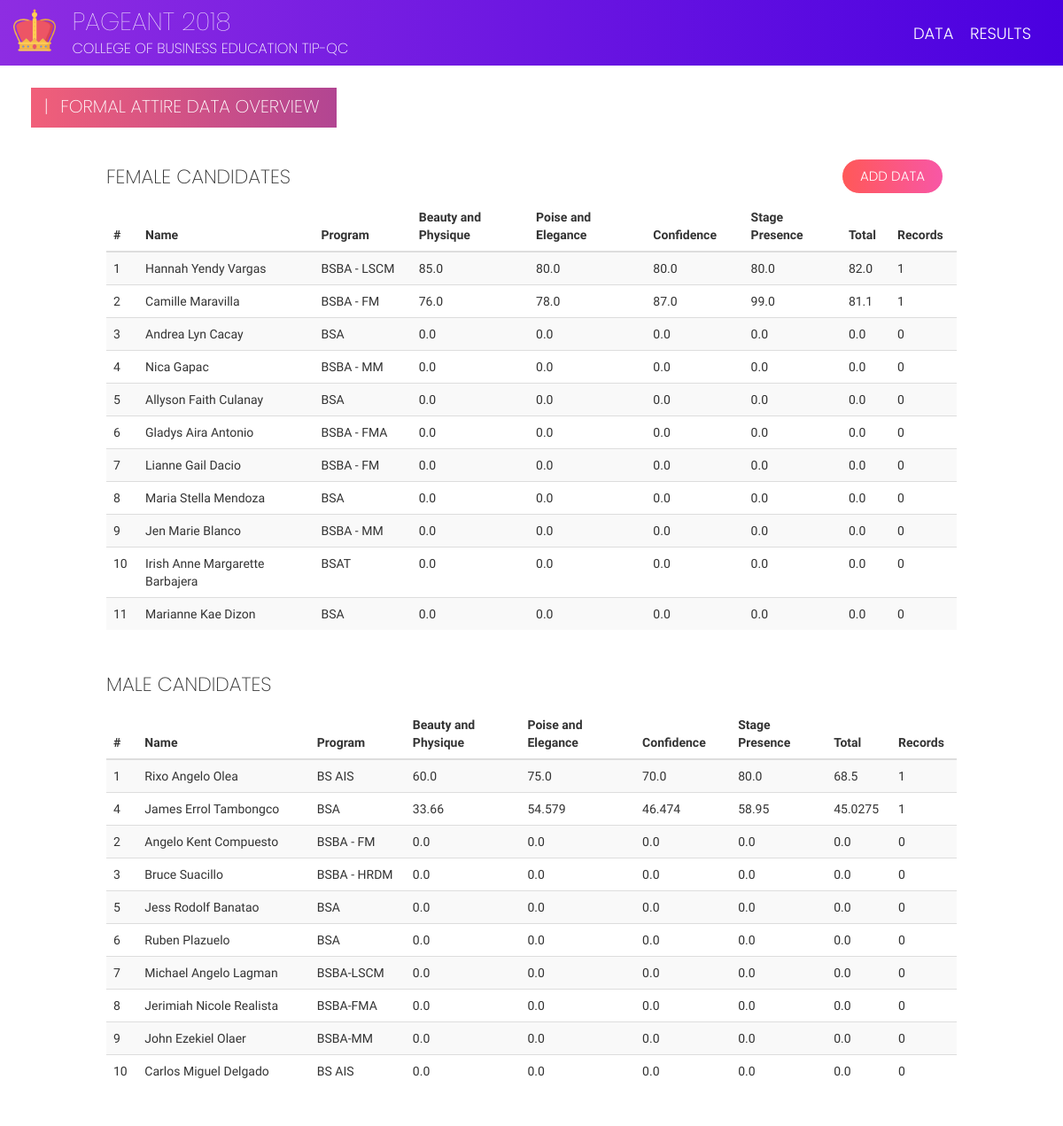
The page /candidates/formal_attire/ (signed in) on the database as committed earlier.
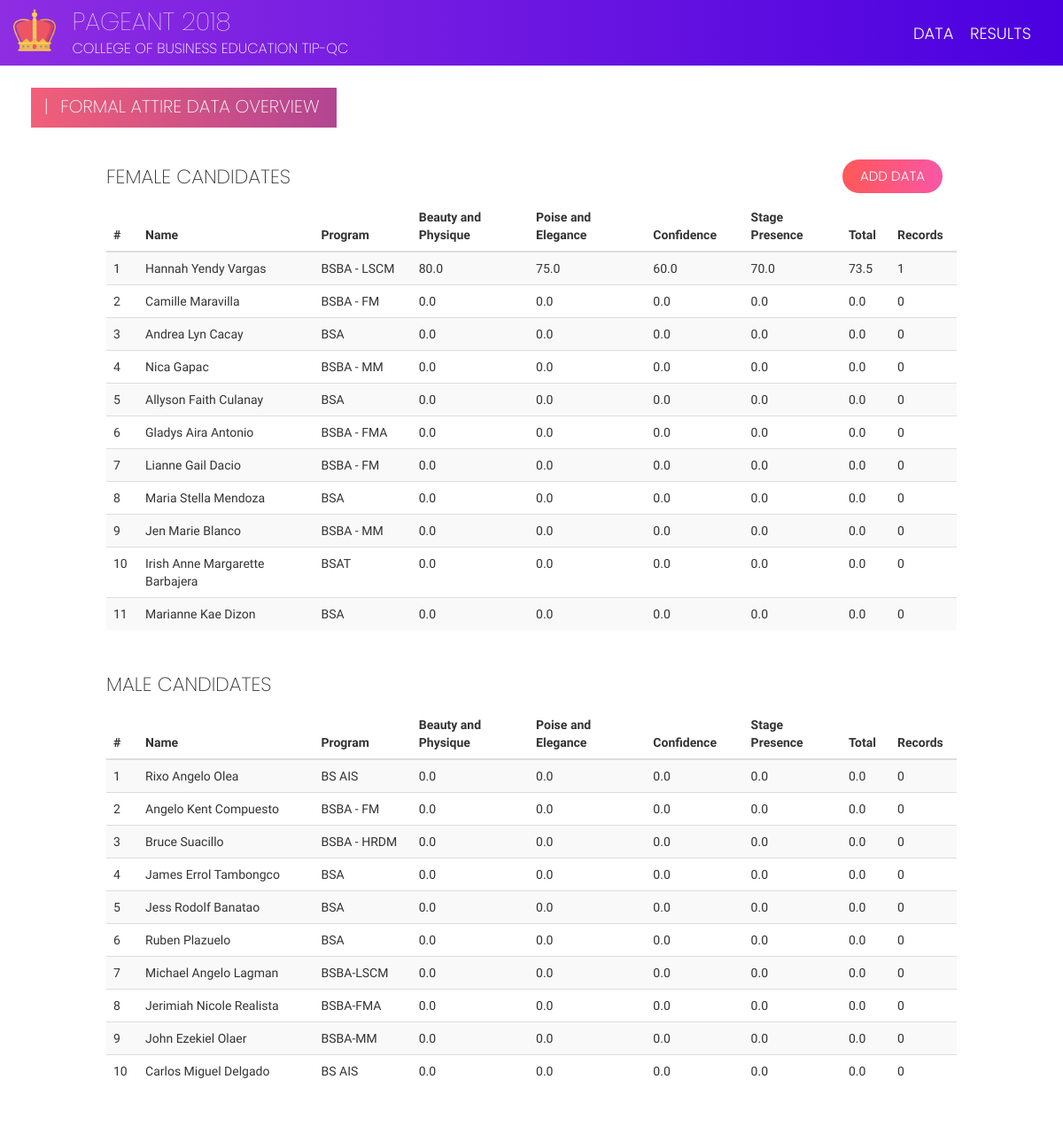
The same page on the database as committed later.
### candidates/models.py (models this page shows, shortened)
class FormalAttireTotal(models.Model):
    candidate = models.OneToOneField(Candidate, on_delete=models.CASCADE)
    beauty_and_physique = models.FloatField(validators=[MaxValueValidator(100), MinValueValidator(0)])
    poise_and_elegance = models.FloatField(validators=[MaxValueValidator(100), MinValueValidator(0)])
    confidence = models.FloatField(validators=[MaxValueValidator(100), MinValueValidator(0)])
    stage_presence = models.FloatField(validators=[MaxValueValidator(100), MinValueValidator(0)])
    total = models.FloatField(null=True)
    votes = models.IntegerField(default=0)

class Candidate(models.Model):
    idx = models.IntegerField(null=True)
    picture = models.ImageField(default="default.png")
    first_name = models.CharField(max_length=50)
    last_name = models.CharField(max_length=50)
    program = models.CharField(max_length=50)
    sex = models.CharField(max_length=8, choices=(('Male', 'Male'), ('Female', 'Female')))
    order = models.IntegerField(null=True)
    class Meta:
        ordering = ('idx', 'sex')

### candidates/views.py (the view)
# urls.py: path('formal_attire/', views.formal_attire_overview, name='formal_attire_overview'),
@login_required(login_url='admin:login')
def formal_attire_overview(request):
    data = FormalAttireTotal.objects.all().order_by('-total')
    return render(request, 'candidates/formal_attire_overview.html', {'data': data})

### candidates/templates/candidates/formal_attire_overview.html
{% extends 'add.html' %}
{% load static %}
{% block form %}
<link href="{% static 'css/add.css' %}" rel="stylesheet"/>
<div class="page-label-box">
    <h2 class="page-label">|<span style="padding-right: 8px;">  </span>Formal Attire Data Overview</h2>
</div>
<a id="btn-transact" class="btn btn-x btn-t-x" href="{% url 'candidates:formal_attire_list' %}">Add Data</a>
<div class="row" id="table-content">
    <h3 class="table-label-x">Female Candidates</h3>
    <table class="table table-striped">
        <thead>
        <tr>
            <th scope="col" style="width: 3%;">#</th>
            <th scope="col" style="width: 18%;">Name</th>
            <th scope="col" style="width: 10%;">Program</th>
            <th scope="col" style="width: 12%;">Beauty and Physique</th>
            <th scope="col" style="width: 12%;">Poise and Elegance</th>
            <th scope="col" style="width: 10%;">Confidence</th>
            <th scope="col" style="width: 10%;">Stage Presence</th>
            <th scope="col" style="width: 5%;">Total</th>
            <th scope="col" style="width: 5%;">Records</th>
        </tr>
        </thead>
        <tbody>
        {% for each in data %}
        {% if each.candidate.sex == 'Female' %}
        <tr>
            <th scope="row">{{ each.candidate.idx }}</th>
            <td>{{ each.candidate.first_name }}<span> </span>{{ each.candidate.last_name }}</td>
            <td>{{ each.candidate.program }}</td>
            <td>{{ each.beauty_and_physique }}</td>
            <td>{{ each.poise_and_elegance }}</td>
            <td>{{ each.confidence }}</td>
            <td>{{ each.stage_presence }}</td>
            <td>{{ each.total }}</td>
            <td>{{ each.votes }}</td>
        </tr>
        {% endif %}
        {% endfor %}
        </tbody>
    </table>
    <h3 class="table-label-x table-label-male">Male Candidates</h3>
    <table class="table table-striped">
        <thead>
        <tr>
            <th scope="col" style="width: 3%;">#</th>
            <th scope="col" style="width: 18%;">Name</th>
            <th scope="col" style="width: 10%;">Program</th>
            <th scope="col" style="width: 12%;">Beauty and Physique</th>
            <th scope="col" style="width: 12%;">Poise and Elegance</th>
            <th scope="col" style="width: 10%;">Confidence</th>
            <th scope="col" style="width: 10%;">Stage Presence</th>
            <th scope="col" style="width: 5%;">Total</th>
            <th scope="col" style="width: 5%;">Records</th>
        </tr>
        </thead>
        <tbody>
        {% for each in data %}
        {% if each.candidate.sex == 'Male' %}
        <tr>
            <th scope="row">{{ each.candidate.idx }}</th>
            <td>{{ each.candidate.first_name }}<span> </span>{{ each.candidate.last_name }}</td>
            <td>{{ each.candidate.program }}</td>
            <td>{{ each.beauty_and_physique }}</td>
            <td>{{ each.poise_and_elegance }}</td>
            <td>{{ each.confidence }}</td>
            <td>{{ each.stage_presence }}</td>
            <td>{{ each.total }}</td>
            <td>{{ each.votes }}</td>
        </tr>
        {% endif %}
        {% endfor %}
        </tbody>
    </table>
</div>
{% endblock %}

Rows that differ between the two databases and show on the page:
changed FormalAttireTotal "Hannah Yendy": beauty_and_physique "85.0" → "80.0"; poise_and_elegance "80.0" → "75.0"; confidence "80.0" → "60.0"; stage_presence "80.0" → "70.0"; total "82.0" → "73.5"
changed FormalAttireTotal "Camille": beauty_and_physique "76.0" → "0.0"; poise_and_elegance "78.0" → "0.0"; confidence "87.0" → "0.0"; stage_presence "99.0" → "0.0"; total "81.1" → "0.0"; votes "1" → "0"
changed FormalAttireTotal "Rixo Angelo": beauty_and_physique "60.0" → "0.0"; poise_and_elegance "75.0" → "0.0"; confidence "70.0" → "0.0"; stage_presence "80.0" → "0.0"; total "68.5" → "0.0"; votes "1" → "0"
changed FormalAttireTotal "James Errol": beauty_and_physique "33.66" → "0.0"; poise_and_elegance "54.579" → "0.0"; confidence "46.474" → "0.0"; stage_presence "58.95" → "0.0"; total "45.0275" → "0.0"; votes "1" → "0"; moves down the list
